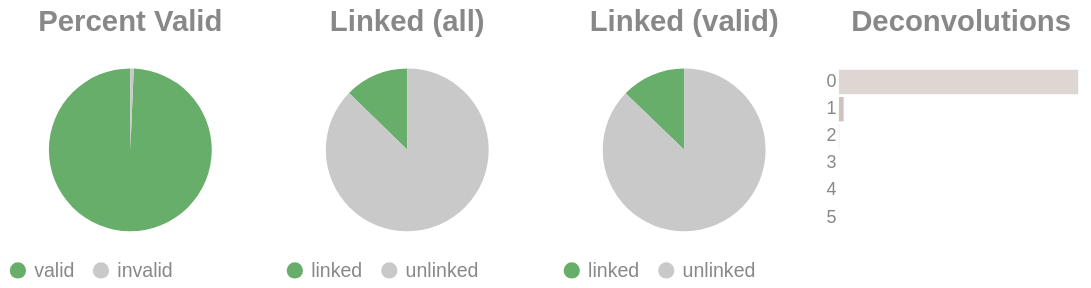

The cell this chart's notebook holds for it:
### Code cell
if SKIPLR:
    pass
else:
    clash = Counter()
    for i in valids['molecule'].to_list():
        _mol = i.split("-")
        if len(_mol) == 1:
            clash.update('0')
        else:
            clash.update(_mol[-1])

    _d = {"deconvolutions": [], 'count': []}
    for k,v in clash.items():
        _d['deconvolutions'].append(k)
        _d['count'].append(v)

    tot_valid = valids['reads'].sum()
    mask = valids['reads'] >= 2
    n_linked_reads = valids.filter(mask)['reads'].sum()
    if n_linked_reads == 0:
        print_html("No linked molecules (>=2 reads) were detected; skipping linked-only distributions.")
        SKIPLR = True
    else:
        perc_valid = round(tot_valid / n_reads, 4)
        linked_perc_abs = round(n_linked_reads / n_reads, 4)
        linked_perc = round(n_linked_reads / tot_valid, 4)

    _valid = pl.DataFrame({"valids": ['valid', 'invalid'], "count": [tot_valid, n_reads - tot_valid]})
    _linked_abs = pl.DataFrame({"linked (absolute)": ['linked', 'unlinked'], "count": [n_linked_reads, n_reads - n_linked_reads]})
    _linked_rel = pl.DataFrame({"linked (valids)": ['linked', 'unlinked'], "count": [n_linked_reads, tot_valid - n_linked_reads]})

    (
        alt.hconcat(
            piechart(_valid, goodval = 'valid', title = "Percent Valid"),
            piechart(_linked_abs, goodval = "linked", title =  "Linked (all)"),
            piechart(_linked_rel, goodval = "linked", title =  "Linked (valid)"),
            convolutionbar(pl.DataFrame(_d), title = "Deconvolutions"),
            center = True,
            bounds = 'flush'
        )
        .resolve_scale(color='independent')
        .resolve_legend('independent')
        .properties(usermeta={'embedOptions': {"actions": False}})
    ).display()

### Figure 1 — Vega-Lite specification as saved in the notebook (floating-point values rounded to 4 significant figures)
{"width": "container", "height": 400, "config": {"title": {"anchor": "start", "dy": -15, "fontSize": 18, "color": "#888888", "subtitleColor": "#888888", "subtitleFontSize": 14}, "arc": {"fill": "#0072B2"}, "axis": {"domainColor": "#888888", "domainWidth": 0.5, "gridWidth": 0.2, "grid": false, "titleFontWeight": 400, "titleFontSize": 15, "labelFontSize": 11, "labelColor": "#888888", "tickColor": "#888888", "tickWidth": 0.2, "titleColor": "#888888"}, "axisBand": {"grid": false}, "axisX": {"grid": true, "tickSize": 10, "domainCap": "round"}, "axisY": {"domain": false, "grid": true, "tickSize": 0, "domainCap": "round"}, "background": "transparent", "header": {"labelFontSize": 15, "labelColor": "#888888", "titleFontSize": 15, "titleFontWeight": 600, "titleColor": "#888888"}, "legend": {"labelFont": "sans-serif", "labelFontSize": 12, "labelColor": "#888888", "symbolSize": 100, "symbolType": "circle", "titleFontSize": 12, "titlePadding": 10, "titleColor": "#888888", "title": null}, "range": {"category": ["#E69F00", "#56B4E9", "#009E73", "#F0E442", "#0072B2", "#D55E00", "#CC79A7", "#000000"], "diverging": ["#cfe8f3", "#a2d4ec", "#73bfe2", "#46abdb", "#1696d2", "#12719e"]}, "area": {"fill": "#0072B2", "fillOpacity": 0.7, "line": true, "strokeOpacity": 0.7}, "line": {"color": "#0072B2", "stroke": "#0072B2", "strokeWidth": 2}, "trail": {"color": "#0072B2", "stroke": "#0072B2", "strokeWidth": 0, "size": 1}, "point": {"filled": true, "fillOpacity": 1.0, "size": 95}, "text": {"color": "#888888", "fontSize": 11, "align": "right", "fontWeight": 400, "size": 11}, "bar": {"fill": "#0072B2", "stroke": null}, "view": {"stroke": null, "continuousWidth": 660, "continuousHeight": 400}}, "hconcat": [{"data": {"name": "data-ea5b673251d17ee11f3a0b5c9553f62b"}, "mark": {"type": "arc"}, "encoding": {"color": {"field": "valids", "legend": {"orient": "bottom", "title": null}, "scale": {"domain": ["valid", "invalid"], "range": ["#68ae6b", "#C9C9C9"]}, "title": "Valids", "type": "nominal"}, "theta": {"field": "count", "type": "quantitative"}, "tooltip": [{"field": "valids", "title": "Valids", "type": "ordinal"}, {"field": "percent", "format": ".2%", "title": "Percent", "type": "quantitative"}, {"field": "count", "title": "Count", "type": "quantitative"}]}, "height": 100, "title": {"text": "Percent Valid", "align": "center", "anchor": "middle"}, "transform": [{"calculate": "datum.count / 2812918", "as": "percent"}], "width": 150}, {"data": {"name": "data-66a6b92cd682c86d2d12436ae370ea20"}, "mark": {"type": "arc"}, "encoding": {"color": {"field": "linked (absolute)", "legend": {"orient": "bottom", "title": null}, "scale": {"domain": ["linked", "unlinked"], "range": ["#68ae6b", "#C9C9C9"]}, "title": "Linked (Absolute)", "type": "nominal"}, "theta": {"field": "count", "type": "quantitative"}, "tooltip": [{"field": "linked (absolute)", "title": "Linked (Absolute)", "type": "ordinal"}, {"field": "percent", "format": ".2%", "title": "Percent", "type": "quantitative"}, {"field": "count", "title": "Count", "type": "quantitative"}]}, "height": 100, "title": {"text": "Linked (all)", "align": "center", "anchor": "middle"}, "transform": [{"calculate": "datum.count / 2812918", "as": "percent"}], "width": 150}, {"data": {"name": "data-d3aeed553c7d9a7e57161d11d0613e21"}, "mark": {"type": "arc"}, "encoding": {"color": {"field": "linked (valids)", "legend": {"orient": "bottom", "title": null}, "scale": {"domain": ["linked", "unlinked"], "range": ["#68ae6b", "#C9C9C9"]}, "title": "Linked (Valids)", "type": "nominal"}, "theta": {"field": "count", "type": "quantitative"}, "tooltip": [{"field": "linked (valids)", "title": "Linked (Valids)", "type": "ordinal"}, {"field": "percent", "format": ".2%", "title": "Percent", "type": "quantitative"}, {"field": "count", "title": "Count", "type": "quantitative"}]}, "height": 100, "title": {"text": "Linked (valid)", "align": "center", "anchor": "middle"}, "transform": [{"calculate": "datum.count / 2793975", "as": "percent"}], "width": 150}, {"data": {"name": "data-e878771e995f1224cb2c5483bdcd996b"}, "mark": {"type": "bar"}, "encoding": {"color": {"field": "deconvolutions", "legend": null, "scale": {"scheme": "lightgreyred"}, "type": "nominal"}, "tooltip": [{"field": "deconvolutions", "title": "Deconvolutions", "type": "ordinal"}, {"field": "percent", "format": ".2%", "title": "Percent", "type": "quantitative"}, {"field": "count", "title": "Count", "type": "quantitative"}], "x": {"axis": null, "field": "count", "type": "quantitative"}, "y": {"field": "deconvolutions", "sort": "ascending", "title": null, "type": "nominal"}}, "height": 100, "title": {"text": "Deconvolutions", "align": "center", "anchor": "middle"}, "transform": [{"calculate": "datum.count / 2598516", "as": "percent"}], "width": 150}], "bounds": "flush", "center": true, "resolve": {"legend": {"angle": "independent"}, "scale": {"color": "independent"}}, "usermeta": {"embedOptions": {"actions": false}}, "$schema": "https://vega.github.io/schema/vega-lite/v6.1.0.json", "datasets": {"data-ea5b673251d17ee11f3a0b5c9553f62b": [{"valids": "valid", "count": 2793975}, {"valids": "invalid", "count": 18943}], "data-66a6b92cd682c86d2d12436ae370ea20": [{"linked (absolute)": "linked", "count": 356976}, {"linked (absolute)": "unlinked", "count": 2455942}], "data-d3aeed553c7d9a7e57161d11d0613e21": [{"linked (valids)": "linked", "count": 356976}, {"linked (valids)": "unlinked", "count": 2436999}], "data-e878771e995f1224cb2c5483bdcd996b": [{"deconvolutions": "0", "count": 2546219}, {"deconvolutions": "1", "count": 50219}, {"deconvolutions": "2", "count": 1948}, {"deconvolutions": "3", "count": 118}, {"deconvolutions": "4", "count": 10}, {"deconvolutions": "5", "count": 2}]}}
